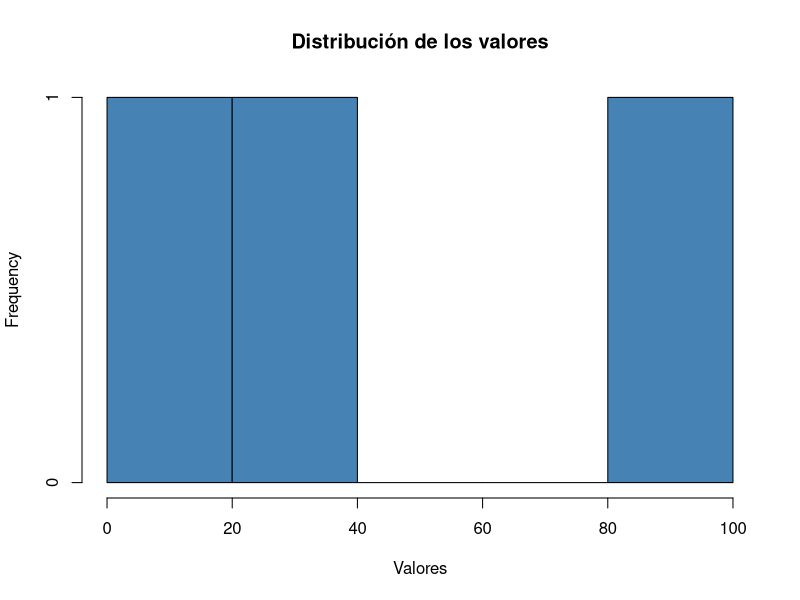
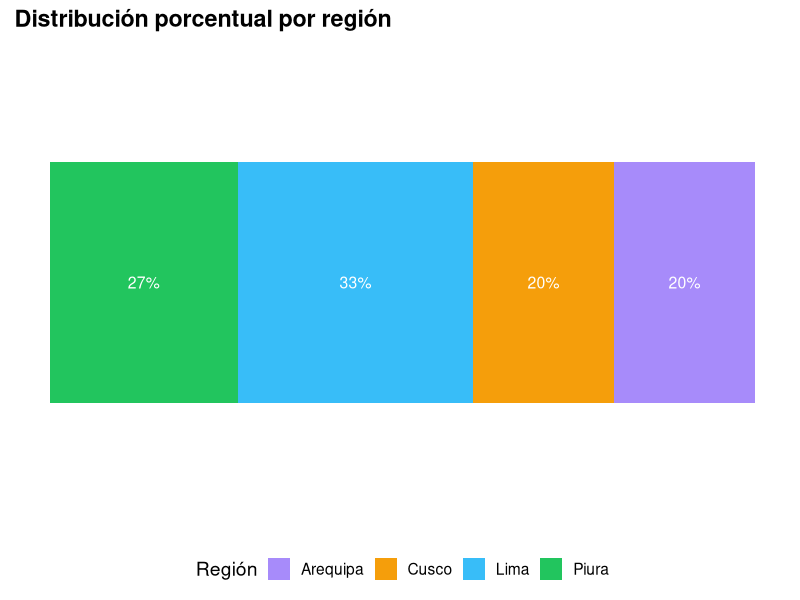
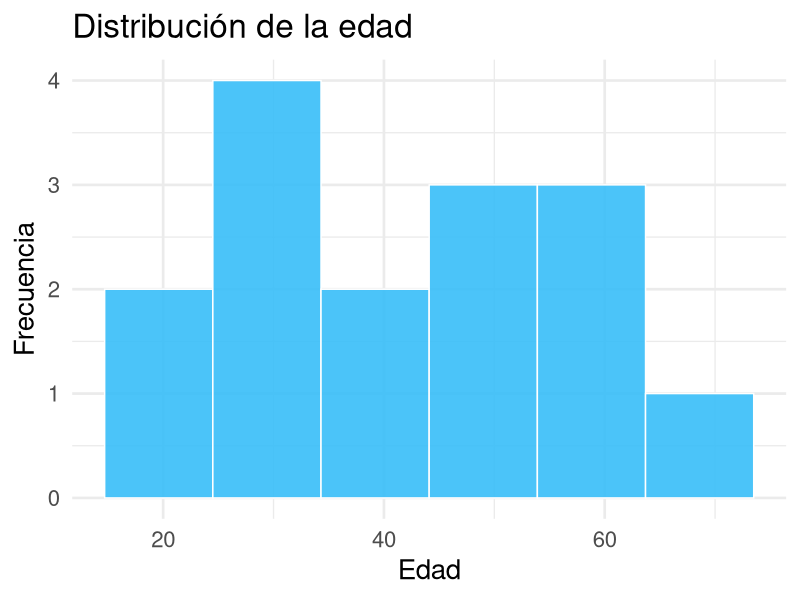
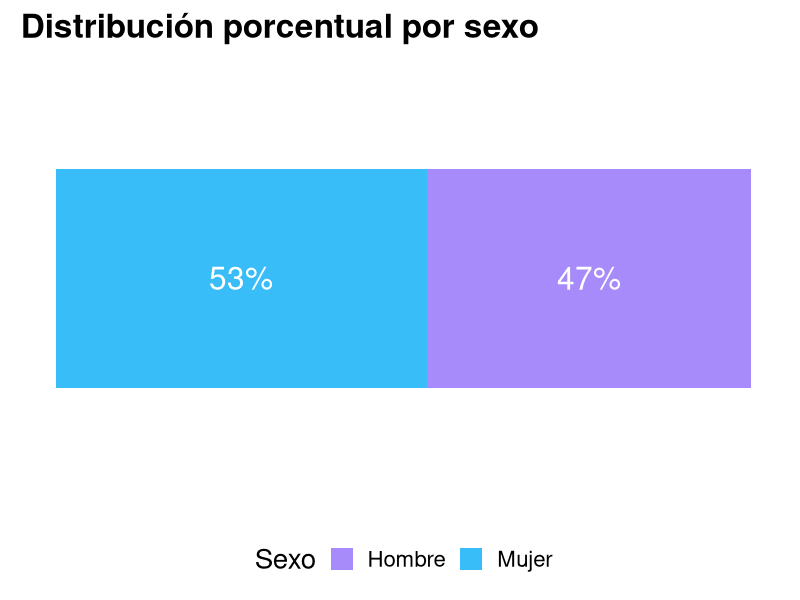
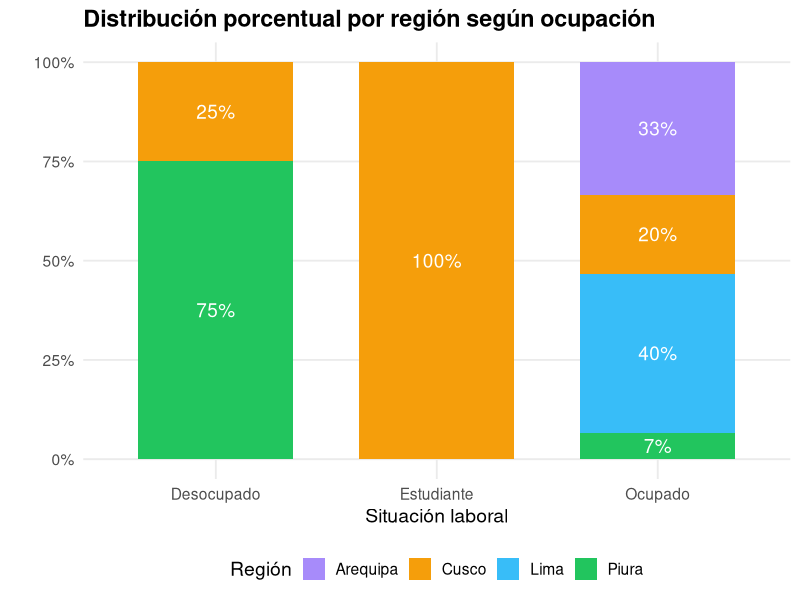
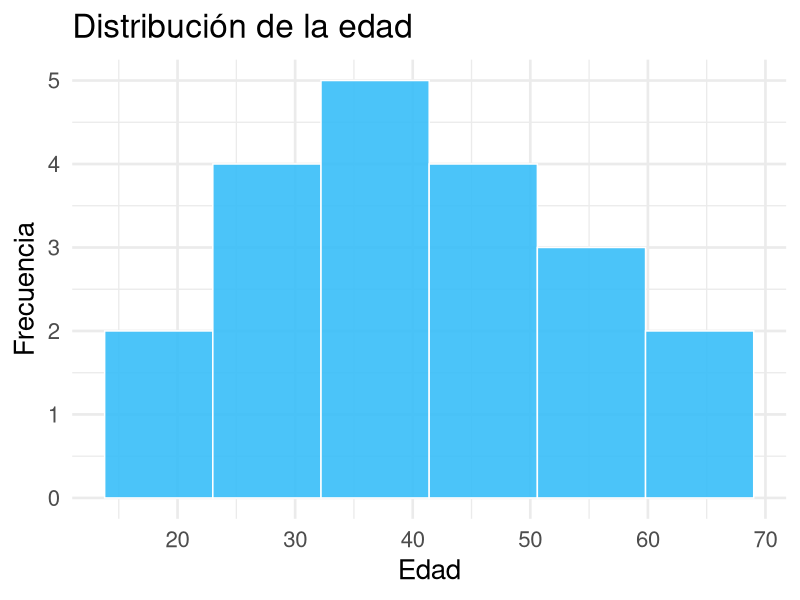

Write the R code that produced these figures, in order.
## ---- chunk 1
library(tidyverse)
library(scales)
library(knitr)
## ---- chunk 2
mean(c(15, 34, 85))
## ---- chunk 3
# Vector
x = c(15, 34, 85)

# Gráfico
hist(
  x,
  main = "Distribución de los valores",
  xlab = "Valores",
  col  = "steelblue"
)
## ---- chunk 4
edad <- c(
  18, 22, 25, 29, 31,
  34, 37, 41, 45, 48,
  52, 56, 60, 63, 67
)

sexo <- c(
  "Mujer", "Hombre", "Mujer", "Hombre", "Mujer",
  "Hombre", "Mujer", "Hombre", "Mujer", "Hombre",
  "Mujer", "Hombre", "Mujer", "Hombre", "Mujer"
)

region <- c(
  "Lima", "Lima", "Lima", "Lima", "Lima",
  "Cusco", "Cusco", "Cusco",
  "Piura", "Piura", "Piura", "Piura",
  "Arequipa", "Arequipa", "Arequipa"
)

paste(
  "Edad:", edad,
  "| Sexo:", sexo,
  "| Región:", region
)
## ---- chunk 5
datos <- data.frame(
  edad = edad,
  region = region
)
paleta_region <- c(
  "Lima"      = "#38BDF8",  # celeste principal (acento)
  "Piura"     = "#22C55E",  # verde sobrio
  "Cusco"     = "#F59E0B",  # ámbar elegante
  "Arequipa"  = "#A78BFA"   # violeta suave
)
datos_region <- datos |>
  count(region) |>
  mutate(
    porcentaje = n / sum(n),
    etiqueta = scales::percent(porcentaje, accuracy = 1)
  )

ggplot(datos_region, aes(x = "", y = porcentaje, fill = region)) +
  geom_col(width = 0.6) +
  geom_text(
    aes(label = etiqueta),
    position = position_stack(vjust = 0.5),
    color = "white",
    size = 4
  ) +
  coord_flip() +
  scale_fill_manual(values = paleta_region) +
  scale_y_continuous(labels = scales::percent) +
  labs(
    title = "Distribución porcentual por región",
    x = NULL,
    y = NULL,
    fill = "Región"
  ) +
  theme_minimal(base_size = 14) +
  theme(
    axis.text = element_blank(),
    axis.ticks = element_blank(),
    panel.grid = element_blank(),
    plot.title = element_text(face = "bold"),
    legend.position = "bottom"
  )
## ---- chunk 6
    edad
## ---- chunk 7
    region
## ---- chunk 8
ggplot(datos, aes(x = edad)) +
  geom_histogram(
    bins = 6,
    fill = "#38BDF8",
    color = "white",
    alpha = 0.9
  ) +
  labs(
    title = "Distribución de la edad",
    x = "Edad",
    y = "Frecuencia"
  ) +
  theme_minimal(base_size = 20) 
## ---- chunk 9

datos_sexo <- data.frame(sexo = sexo)


paleta_sexo <- c(
  "Mujer"   = "#38BDF8",  # celeste principal
  "Hombre" = "#A78BFA"   # violeta suave
)


datos_sexo_pct <- datos_sexo |>
  count(sexo) |>
  mutate(
    porcentaje = n / sum(n),
    etiqueta = percent(porcentaje, accuracy = 1)
  )

# Gráfico
ggplot(datos_sexo_pct, aes(x = "", y = porcentaje, fill = sexo)) +
  geom_col(width = 0.6) +
  geom_text(
    aes(label = etiqueta),
    position = position_stack(vjust = 0.5),
    color = "white",
    size = 8
  ) +
  coord_flip() +
  scale_fill_manual(values = paleta_sexo) +
  scale_y_continuous(labels = percent) +
  labs(
    title = "Distribución porcentual por sexo",
    x = NULL,
    y = NULL,
    fill = "Sexo"
  ) +
  theme_minimal(base_size = 20) +
  theme(
    axis.text = element_blank(),
    axis.ticks = element_blank(),
    panel.grid = element_blank(),
    plot.title = element_text(face = "bold"),
    legend.position = "bottom"
  )
## ---- chunk 10
edad <- c(
  18, 22, 25, 29, 31, 34, 37, 41, 45, 48,
  52, 55, 58, 61, 64, 27, 33, 39, 46, 50
)

sexo <- c(
  "Mujer", "Hombre", "Mujer", "Hombre", "Mujer",
  "Hombre", "Mujer", "Hombre", "Mujer", "Hombre",
  "Mujer", "Hombre", "Mujer", "Hombre", "Mujer",
  "Mujer", "Hombre", "Mujer", "Hombre", "Mujer"
)

region <- c(
  "Lima", "Lima", "Cusco", "Cusco", "Arequipa",
  "Arequipa", "Piura", "Piura", "Lima", "Lima",
  "Cusco", "Cusco", "Arequipa", "Arequipa", "Piura",
  "Lima", "Cusco", "Arequipa", "Piura", "Lima"
)

educacion <- c(
  "Secundaria", "Universitaria", "Universitaria", "Técnica",
  "Universitaria", "Técnica", "Secundaria", "Universitaria",
  "Universitaria", "Técnica", "Secundaria", "Universitaria",
  "Universitaria", "Técnica", "Secundaria", "Universitaria",
  "Técnica", "Universitaria", "Secundaria", "Universitaria"
)

ocupacion <- c(
  "Ocupado", "Ocupado", "Estudiante", "Ocupado",
  "Ocupado", "Ocupado", "Desocupado", "Ocupado",
  "Ocupado", "Ocupado", "Desocupado", "Ocupado",
  "Ocupado", "Ocupado", "Desocupado", "Ocupado",
  "Ocupado", "Ocupado", "Desocupado", "Ocupado"
)

datos <- data.frame(
  edad = edad,
  sexo = sexo,
  region = region,
  educacion = educacion,
  ocupacion = ocupacion
)

datos
## ---- chunk 11
library(dplyr)
library(ggplot2)
library(scales)

paleta_region <- c(
  "Lima"     = "#38BDF8",
  "Cusco"    = "#F59E0B",
  "Piura"    = "#22C55E",
  "Arequipa" = "#A78BFA"
)

datos_region_ocup <- datos |>
  count(ocupacion, region) |>
  group_by(ocupacion) |>
  mutate(
    porcentaje = n / sum(n),
    etiqueta = percent(porcentaje, accuracy = 1)
  ) |>
  ungroup()

ggplot(datos_region_ocup,
       aes(x = ocupacion, y = porcentaje, fill = region)) +
  geom_col(width = 0.7) +
  geom_text(
    aes(label = etiqueta),
    position = position_stack(vjust = 0.5),
    color = "white",
    size = 4.8
  ) +
  scale_fill_manual(values = paleta_region) +
  scale_y_continuous(labels = percent) +
  labs(
    title = "Distribución porcentual por región según ocupación",
    x = "Situación laboral",
    y = "",
    fill = "Región"
  ) +
  theme_minimal(base_size = 14) +
  theme(
    panel.grid.minor = element_blank(),
    plot.title = element_text(face = "bold"),
    legend.position = "bottom"
  )
## ---- chunk 12

tabla_cruce_mejor <- datos |>
  count(sexo, region, ocupacion) |>
  group_by(sexo) |>
  mutate(
    porcentaje = round(100 * n / sum(n), 1),
    celda = paste0(n, " (", porcentaje, "%)")
  ) |>
  ungroup() |>
  select(sexo, ocupacion, region, celda) |>
  pivot_wider(
    names_from = region,
    values_from = celda,
    values_fill = "0 (0%)"
  )
kable(
  tabla_cruce_mejor,
  format  = "html",
  caption = " Distribución de personas por sexo, región y situación laboral",
  escape  = FALSE,
  table.attr = "class='kable kable-dark kable-compact'"
)
## ---- chunk 13
# Cálculo de medidas de resumen para la variable edad
media <- mean(datos$edad)
mediana <- median(datos$edad)
desv_std <- sd(datos$edad)

tabla_resumen <- tibble(
  Medida = c(
    "Media",
    "Mediana",
    "Desviación estándar"
  ),
  Descripción = c(
    "Promedio de las edades",
    "Valor central al ordenar las edades",
    "Variabilidad de las edades respecto a la media"
  ),
  Valor = c(
    round(media, 1),
    mediana,
    round(desv_std, 1)
  )
)

kable(
  tabla_resumen,
  format  = "html",
  caption = "Medidas de resumen de la variable edad",
  col.names = c("Medida", "Descripción", "Valor"),
  table.attr = "class='kable kable-dark kable-compact'"
)
## ---- chunk 14
#| fig-height: 9
#| fig-width: 20
ggplot(datos, aes(x = edad)) +
  geom_histogram(
    bins = 6,
    fill = "#38BDF8",
    color = "white",
    alpha = 0.9
  ) +
  labs(
    title = "Distribución de la edad",
    x = "Edad",
    y = "Frecuencia"
  ) +
  theme_minimal(base_size = 20) 
## ---- chunk 15
#| echo: true
# Asignar el valor 10 al objeto 'a'
a = 10

# Asignar el resultado de una suma al objeto 'b'
b <- 4 + 7
## ---- chunk 16
#| echo: true
a
## ---- chunk 17
#| echo: true
b
## ---- chunk 18
#| echo: true
# Sumar las objetos 'a' y 'b'
a + b
## ---- chunk 19
#| echo: true
suma_resultado = a + b
## ---- chunk 20
#| echo: true
suma_resultado
## ---- chunk 21
#| echo: true
# Sumar 10, 20 y 30
sum(10, 20, 30)
## ---- chunk 22
#| echo: true
round(x = 2.54934, 
      digits = 2)
## ---- chunk 23
#| echo: true
round(2.54934, 2)
## ---- chunk 24
#| echo: true
psych::describe(iris)
## ---- chunk 25
#| echo: true
x = TRUE   
y = FALSE
## ---- chunk 26
#| echo: true
x
## ---- chunk 27
#| echo: true
y
## ---- chunk 28
#| echo: true
x = 42L  
y = -3L
## ---- chunk 29
#| echo: true
x
## ---- chunk 30
#| echo: true
y
## ---- chunk 31
#| echo: true
x = 7.85  
y = -23.2
## ---- chunk 32
#| echo: true
x
## ---- chunk 33
#| echo: true
y
## ---- chunk 34
#| echo: true
x = "Peru"  
y = "Colombia"
## ---- chunk 35
#| echo: true
x
## ---- chunk 36
#| echo: true
y
## ---- chunk 37
#| echo: true

num = 3.5 
logic = FALSE
chr = "Peru"
## ---- chunk 38
#| echo: true
num
logic
chr
## ---- chunk 39
#| echo: true
class(num)
## ---- chunk 40
#| echo: true
class(logic)
class(chr)
## ---- chunk 41
#| echo: true
numeros = c(1, 2, 3, 4, 5)
letras = c("a", "b", "c", "d", "e")
## ---- chunk 42
#| echo: true
numeros
letras
## ---- chunk 43
#| echo: true
#| class: code-sm

edad = c(25, 30, 35, 
         40, 28)

genero = c("Femenino", "Masculino", 
           "Femenino", "Masculino", 
           "Femenino")

medio_comunicacion = c("Internet", "Televisión", 
                       "Radio", "Prensa Escrita", 
                       "Internet")

# Combina los vectores en un data.frame
encuesta = data.frame(
  edad = edad, 
  genero = genero, 
  med_com = medio_comunicacion
  )
## ---- chunk 44
#| echo: true
encuesta
## ---- chunk 45
#| echo: true
encuesta$edad

encuesta$genero

encuesta$med_com
## ---- chunk 46
#| echo: true
#| message: false
# Cargamos el paquete readr
library(readr)
## ---- chunk 47
#| echo: true
# Importamos el archivo CSV y lo asignamos a un objeto
encuesta_csv = read_csv("encuesta.csv")
## ---- chunk 48
#| echo: true
encuesta_csv
